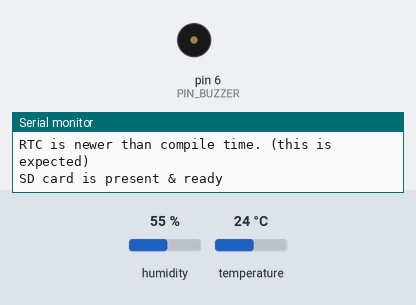
A sketch run on a simulated Arduino Nano, built with avr-gcc and run on an emulated ATmega328P. On the bench: buzzer (waves = sounding), the last lines printed to the serial monitor. The inputs (shaded band) are chosen by the test bench; at power-on: humidity 55 %, temperature 24 °C. The local clock reads 2024-03-15 10:24:30 at power-on unless the sketch sets it; storage starts empty.

Above: at 0.5 s.
At 60.8 s:
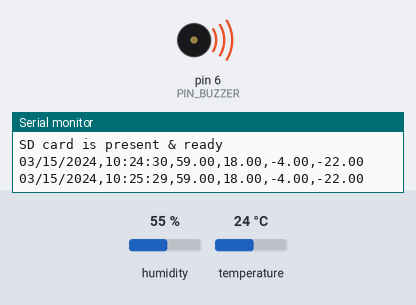
Timing chart, 0 to 77.4 s (numbered marks = the images above):
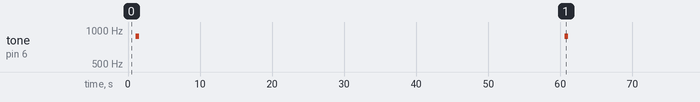

The sketch:

Logger-Arduino.ino
```cpp
 /*
Created in 20-may-2023 for Arduino Nano Boards
Modified by DiegoCh
For some Arduino Nano board use
File->Preferences menu, click on the little icon to the right of the Additional Boards Manager URLs: and add this line after any that are already present (or as the first line if you’ve never added any before):
https://raw.githubusercontent.com/dbuezas/lgt8fx/master/package_lgt8fx_index.json
Tools->Board: Boards Manager… window type LGT8fx in the filter/search box, and you should see LGT8Fx Boards.
*/

// CONNECTIONS:
// DS1302 CLK/SCLK --> 3
// DS1302 DAT/IO --> 2
// DS1302 RST/CE --> 4
// DS1302 VCC --> 3.3v - 5v
// DS1302 GND --> GND

#include <ThreeWire.h>
#include <RtcDS1302.h>
#include <SoftwareSerial.h>
#include <DHT.h>
#include <DHT_U.h>
#include <MAX6675.h>


#include <SPI.h> //librerias para SD
#include <SD.h>

#define DHTTYPE DHT11
#define DHTPIN 5

#define ssr_pin 8
#define CS_PIN 10
#define CS_PIN_SD 9
#define PIN_BUZZER 6

File myFile;
File myFileDate;

char fileName[] = "Datos.csv";
char fileNameDate[] = "fecha.txt";
char fileConf[]= "conf.cfg";
char texto[]="";

char Fecha;
float h;
float t;
float temperatura;

ThreeWire myWire(2,3,4); // IO, SCLK, CE
RtcDS1302<ThreeWire> Rtc(myWire);
DHT dht(DHTPIN, DHTTYPE);
MAX6675 tcouple(CS_PIN);

void setup ()
{
    Serial.begin(115200);

    Serial.print("compiled: ");
    Serial.print(__DATE__);
    Serial.print(" ");
    Serial.println(__TIME__);


    Rtc.Begin();
    dht.begin();

    RtcDateTime compiled = RtcDateTime(__DATE__, __TIME__);
    printDateTime(compiled);
    Serial.println();

    if (!Rtc.IsDateTimeValid())
    {
        // Common Causes:
        //    1) first time you ran and the device wasn't running yet
        //    2) the battery on the device is low or even missing

        Serial.println("RTC lost confidence in the DateTime!");
        Rtc.SetDateTime(compiled);
    }

    if (Rtc.GetIsWriteProtected())
    {
        Serial.println("RTC was write protected, enabling writing now");
        Rtc.SetIsWriteProtected(false);
    }

    if (!Rtc.GetIsRunning())
    {
        Serial.println("RTC was not actively running, starting now");
        Rtc.SetIsRunning(true);
    }

    RtcDateTime now = Rtc.GetDateTime();
    if (now < compiled)
    {
        Serial.println("RTC is older than compile time!  (Updating DateTime)");
        Rtc.SetDateTime(compiled);
    }
    else if (now > compiled)
    {
        Serial.println("RTC is newer than compile time. (this is expected)");
    }
    else if (now == compiled)
    {
        Serial.println("RTC is the same as compile time! (not expected but all is fine)");
    }

    //Tarjeta MicroSD

   if (SD.begin(CS_PIN_SD))
    {
    Serial.println("SD card is present & ready");

    if (SD.exists(fileName)) //Comprobar si archivos Datos Existe
    {
      Serial.println("Archivo Datos existe");
    }
    else{
        myFile = SD.open(fileName,FILE_WRITE);
        if(myFile){
        myFile.println("Dia,Hora,Humedad,Temperatura1,Temperatura2,DeltaTemperatura");
        myFile.close();
         }
        }
    }

    else
    {
    Serial.println("SD card missing or failure");
    buzzer("Error");
    }
}

void loop ()
{

    RtcDateTime now = Rtc.GetDateTime();
    float h = dht.readHumidity()+4 ;
    float t = dht.readTemperature()-6 ; //Ambiente
    float temperatura   = tcouple.readTempC()-4; //Secador
    delay(1000);
    float DetalT = temperatura - t;

    String datos = printDateTime(now)+"," +String(h) + "," + String( t )+ "," + String( temperatura)+ "," + String(DetalT);
    Serial.println(datos);

    writeToFile(datos);
    delay(58000); // 60 segundos
    if (!now.IsValid())
    {
        // Common Causes:
        //    1) the battery on the device is low or even missing and the power line was disconnected
        Serial.println("RTC lost confidence in the DateTime!");
    }


}

#define countof(a) (sizeof(a) / sizeof(a[0]))

String printDateTime(const RtcDateTime& dt)
{
    char datestring[20];
    snprintf_P(datestring,
            countof(datestring),
            PSTR("%02u/%02u/%04u,%02u:%02u:%02u"),
            dt.Month(),
            dt.Day(),
            dt.Year(),
            dt.Hour(),
            dt.Minute(),
            dt.Second() );
   return datestring;
}

void writeToFile(String data)
{
  if(SD.exists(fileName)){
  myFile = SD.open(fileName, FILE_WRITE);
  if (myFile) // it opened OK
    {
    myFile.println(data);
    myFile.close();
    buzzer("Done");
    }
  else {
    Serial.println("Error opening file");
    buzzer("Error");
    }
  }
  else{
     buzzer("Error");
    }
}


void buzzer(String tipo)
{
  if(tipo == "Done"){
  tone(PIN_BUZZER,880);
  delay(500);
  noTone(PIN_BUZZER);
  }
  else{
    Serial.println("Error");
    while(1){
   //   tone(PIN_BUZZER,880);
   //   delay(200);
   //   noTone(PIN_BUZZER);
   //   delay(100);
   //   tone(PIN_BUZZER,880);
   //   delay(200);
   //   noTone(PIN_BUZZER);
   //   delay(300);
      }
    }
}
```

Measured:
- by itself, tone on pin 6 (PIN_BUZZER): alternates 880 Hz for 0.50 s and silent for 59.0 s
